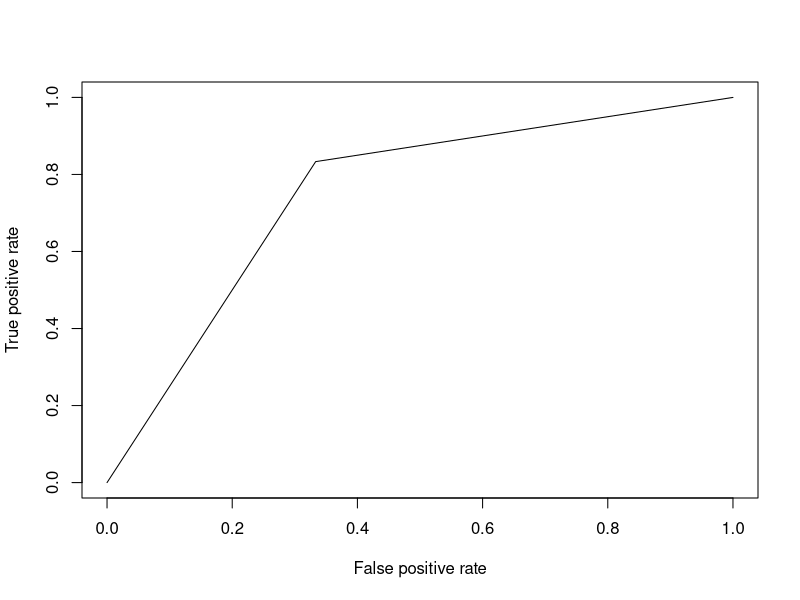
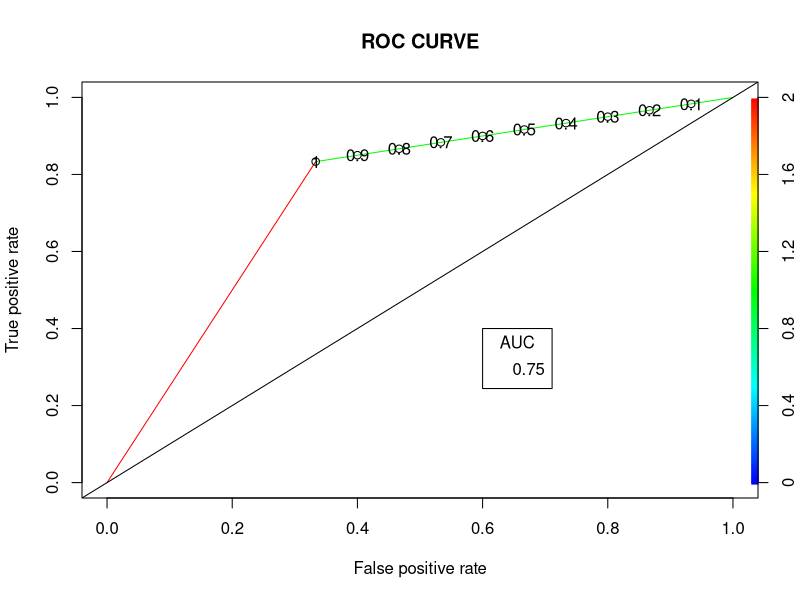

Generate these figures, in order, with R:
install.packages("dplyr")
install.packages("caTools")
install.packages("ROCR")

library(dplyr)
library(ROCR)
library(caTools)

data(mtcars)

summary(mtcars)

samples<-sample.split(mtcars, SplitRatio=0.8)
training<-subset(mtcars, samples=="TRUE")
testing<-subset(mtcars, samples=="FALSE")

logreg=glm(vs~wt+disp,
           data=training, family="binomial")

logreg

pred=predict(logreg,newdata=testing, type="response")
pred <- ifelse(pred >0.5, 1, 0)


cf=table(testing$vs, pred)
cf

err=mean(pred!=testing$vs)
print(paste('Accuracy =', 1 - err))

rocpred=prediction(pred, testing$vs)
rocper=performance(rocpred, measure="tpr", x.measure = "fpr")

auc=performance(rocpred, measure="auc")
auc <- auc@y.values[[1]]
auc


plot(rocper)
plot(rocper, colorize = TRUE,
     print.cutoffs.at = seq(0.1, by = 0.1),
     main = "ROC CURVE")
abline(a = 0, b = 1)

auc <- round(auc, 4)
legend(.6, .4, auc, title = "AUC", cex = 1)
